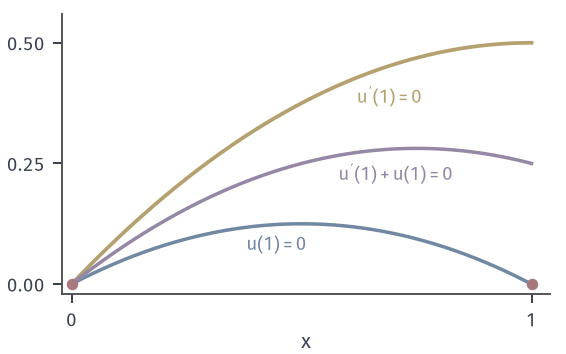

Here is the Python script that generated this plot:
from pathlib import Path
import sys
HERE = Path(__file__).resolve().parent
sys.path.insert(0, str(HERE.parent/"ellip-common"))
from ellip_fig import *
# -u''=1 on (0,1), u(0)=0, three conditions at x=1.
fig, ax = figure(width_mm=80, height_mm=50)
panel(fig, left=.11, right=.97, top=.96, bottom=.17)
ax.plot(X, X*(1-X)/2, color=BLUE, lw=1.4)
ax.plot(X, X-X**2/2, color=YELLOW, lw=1.5)
ax.plot(X, .75*X-X**2/2, color=PURPLE, lw=1.4)
dot(ax, 0, 0); dot(ax, 1, 0)
lab(ax, .62, .375, r"$u'(1)=0$", YELLOW)
lab(ax, .58, .215, r"$u'(1)+u(1)=0$", PURPLE, ha='left')
lab(ax, .38, .07, r"$u(1)=0$", BLUE)
ax.set_xlim(-.02, 1.04); ax.set_ylim(-.02, .56); ax.set_xticks([0, 1]); ax.set_yticks([0, .25, .5])
hat01(ax, yl='$u$')
save(fig, HERE, 'figure', {'problem': "-u''=1, u(0)=0", 'u_D': 'x(1-x)/2', 'u_N': 'x-x^2/2', 'u_R': '3x/4-x^2/2'})
